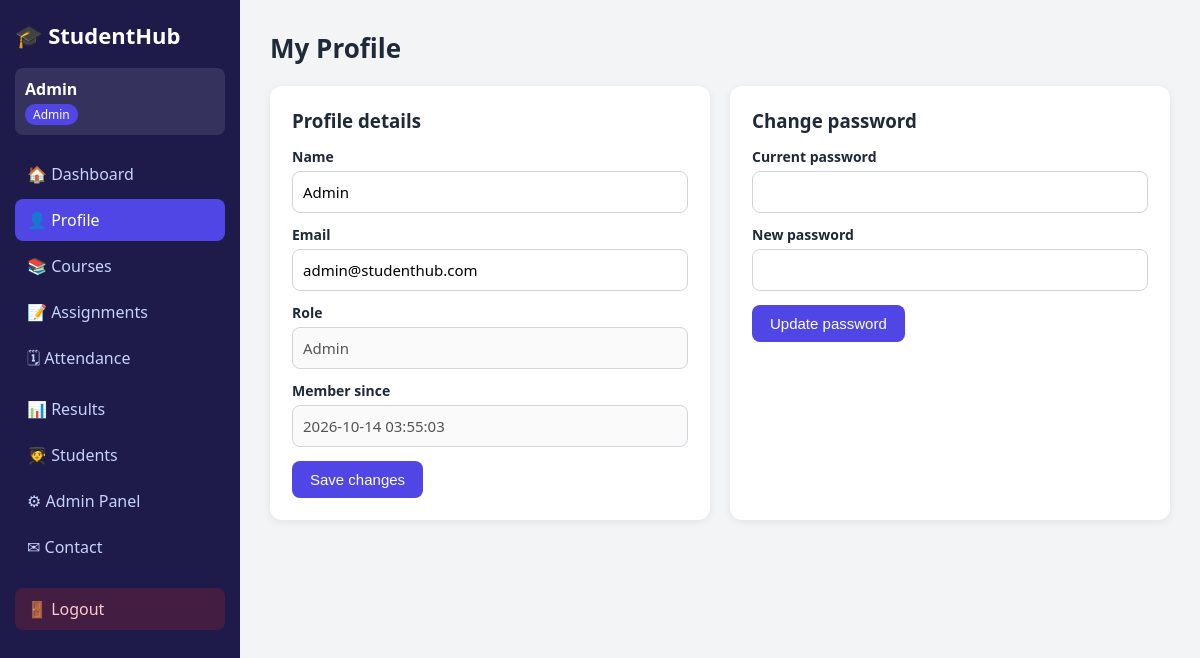
The app's page /profile.php (signed in) with its own data.
### tables this page shows
CREATE TABLE users (
  id INT AUTO_INCREMENT PRIMARY KEY,
  name VARCHAR(100) NOT NULL,
  email VARCHAR(120) NOT NULL UNIQUE,
  password VARCHAR(255) NOT NULL,
  role ENUM('admin','student') NOT NULL DEFAULT 'student',
  remember_token VARCHAR(64) DEFAULT NULL,
  created_at TIMESTAMP DEFAULT CURRENT_TIMESTAMP
);

### config.php (called while the page is built, shortened)
<?php
function e($s) { return htmlspecialchars((string)$s, ENT_QUOTES, 'UTF-8'); }

### profile.php (the view, shortened to what this page needs)
<?php
require_once 'config.php';
$uid = $_SESSION['user_id'];
$s = mysqli_prepare($conn, "SELECT name,email,role,created_at FROM users WHERE id=?");
mysqli_stmt_bind_param($s, "i", $uid);
mysqli_stmt_execute($s);
$user = mysqli_fetch_assoc(mysqli_stmt_get_result($s));
include 'sidebar.php';
?>
<div class="grid2">
  <div class="panel">
    <h3>Profile details</h3>
    <form method="post">
      <label>Name</label><input type="text" name="name" value="<?= e($user['name']) ?>" required>
      <label>Email</label><input type="email" name="email" value="<?= e($user['email']) ?>" required>
      <label>Role</label><input type="text" value="<?= e(ucfirst($user['role'])) ?>" disabled>
      <label>Member since</label><input type="text" value="<?= e($user['created_at']) ?>" disabled>
      <button class="btn" name="update_profile">Save changes</button>
    </form>
  </div>
  <div class="panel">
    <h3>Change password</h3>
    <form method="post">
      <label>Current password</label><input type="password" name="current" required>
      <label>New password</label><input type="password" name="new" required>
      <button class="btn" name="change_password">Update password</button>
    </form>
  </div>
</div>
<?php include 'footer.php'; ?>

### style.css (style rules this page uses)
:root { --primary:#4f46e5; --dark:#1e1b4b; --bg:#f3f4f6; --text:#1f2937; --ok:#16a34a; --bad:#dc2626; }
* { box-sizing: border-box; margin: 0; padding: 0; }
body { font-family: "Segoe UI", Arial, sans-serif; background: var(--bg); color: var(--text); }
.panel { background: #fff; padding: 22px; border-radius: 12px; box-shadow: 0 2px 8px rgba(0,0,0,.07); margin-bottom: 25px; }
.panel h3 { margin-bottom: 14px; }
.grid2 { display: grid; grid-template-columns: repeat(auto-fit, minmax(300px, 1fr)); gap: 20px; }
label { display: block; margin: 12px 0 5px; font-weight: 600; font-size: 14px; }
input, select, textarea { width: 100%; padding: 10px; border: 1px solid #d1d5db; border-radius: 8px; font-size: 15px; font-family: inherit; }
.btn { display: inline-block; background: var(--primary); color: #fff; border: 0; padding: 10px 18px; border-radius: 8px; cursor: pointer; font-size: 15px; margin-top: 14px; }

### records on screen
users: name "Admin", email "admin@studenthub.com", role "Admin", created_at "2026-10-14 03:55:03"

### other values on screen
$_SESSION['name'] "Admin"
$_SESSION['role'] "Admin"
$label "🏠 Dashboard 👤 Profile 📚 Courses 📝 Assignments 🗓 Attendance 📊 Results 🧑‍🎓 Students ⚙ Admin Panel ✉ Contact"
$title "My Profile"
